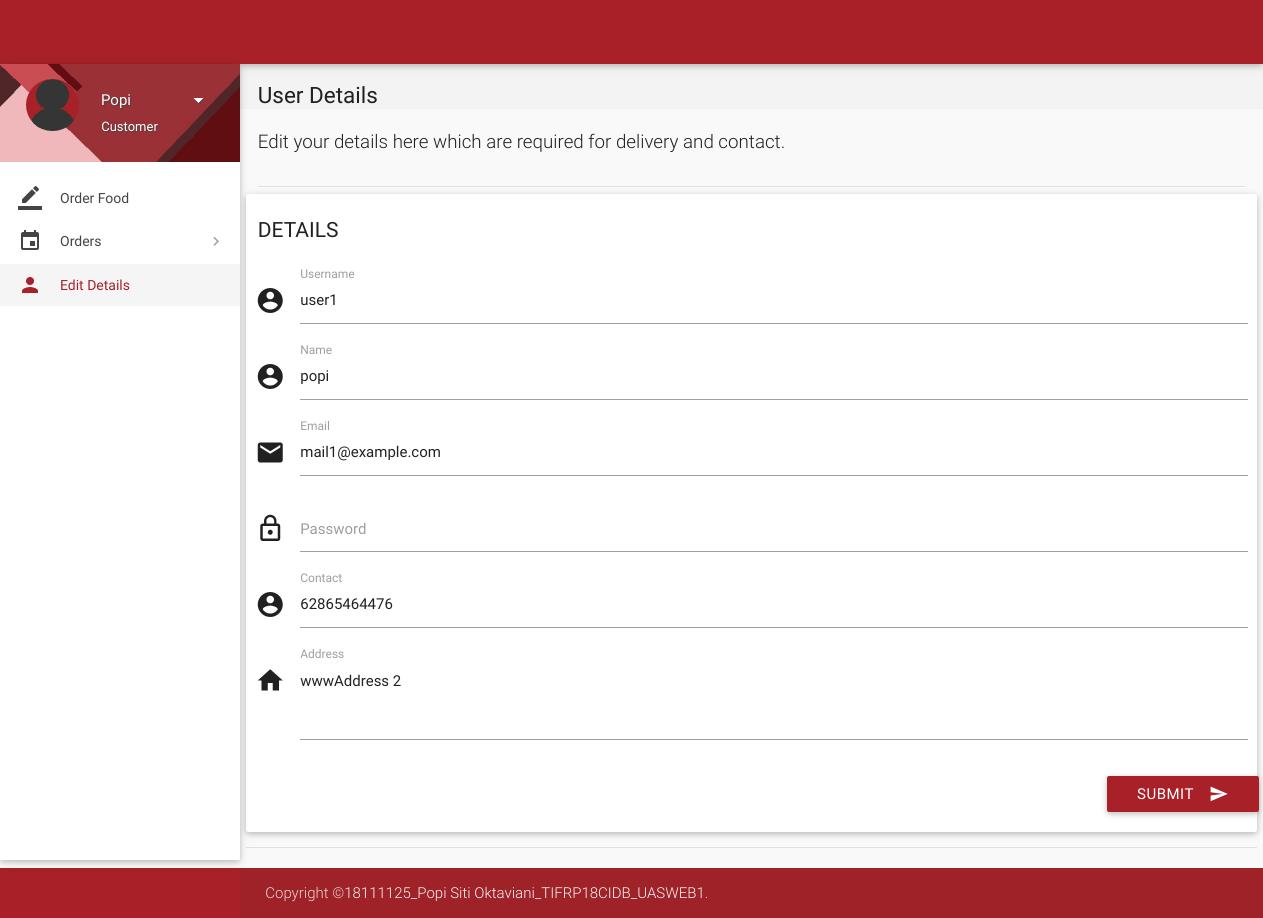
Page /account/details.php (signed in) on the committed database.
### tables this page shows
CREATE TABLE `users` (
  `id` int(11) NOT NULL,
  `role` varchar(15) NOT NULL DEFAULT 'Customer',
  `name` varchar(15) NOT NULL,
  `username` varchar(100) NOT NULL,
  `password` varchar(16) NOT NULL,
  `email` varchar(35) DEFAULT NULL,
  `address` varchar(300) DEFAULT NULL,
  `contact` bigint(11) NOT NULL,
  `verified` tinyint(1) NOT NULL DEFAULT 0,
  `deleted` tinyint(4) NOT NULL DEFAULT 0
);

### account/includes/connect.php (called while the page is built, shortened)
<?php
$role = $_SESSION['role'];
?>

### account/details.php (the view, shortened to what this page needs)
<?php
include 'includes/connect.php';
$user_id = $_SESSION['user_id'];
$result = mysqli_query($con, "SELECT * FROM users where id = $user_id");
while($row = mysqli_fetch_array($result)){
$name = $row['name'];
$address = $row['address'];
$contact = $row['contact'];
$email = $row['email'];
$username = $row['username'];
}
	if($_SESSION['customer_sid']==session_id())
	{
		?>
<!DOCTYPE html>
<html lang="en">
<head>
  <link href="css/materialize.min.css" type="text/css" rel="stylesheet" media="screen,projection">
  <link href="css/style.min.css" type="text/css" rel="stylesheet" media="screen,projection">
  <link href="css/custom/custom.min.css" type="text/css" rel="stylesheet" media="screen,projection">
  <link href="js/plugins/perfect-scrollbar/perfect-scrollbar.css" type="text/css" rel="stylesheet" media="screen,projection">
</head>
<body>
  <header id="header" class="page-topbar">
        <div class="navbar-fixed">
            <nav class="navbar-color">
                <div class="nav-wrapper">
                    <ul class="left">
                      <li><h1 class="logo-wrapper"><a href="index.php" class="brand-logo darken-1"><img src="images/materialize-logo.png" alt="logo"></a> <span class="logo-text">Logo</span></h1></li>
                    </ul>
                </div>
            </nav>
        </div>
  </header>
  <div id="main">
    <div class="wrapper">
      <aside id="left-sidebar-nav">
        <ul id="slide-out" class="side-nav fixed leftside-navigation">
            <li class="user-details cyan darken-2">
            <div class="row">
                <div class="col col s4 m4 l4">
                    <img src="images/avatar.jpg" alt="" class="circle responsive-img valign profile-image">
                </div>
                <div class="col col s8 m8 l8">
                    <a class="btn-flat dropdown-button waves-effect waves-light white-text profile-btn" href="#" data-activates="profile-dropdown"><?php echo $name;?> <i class="mdi-navigation-arrow-drop-down right"></i></a>
                    <p class="user-roal"><?php echo $role;?></p>
                </div>
            </div>
            </li>
            <li class="bold"><a href="index.php" class="waves-effect waves-cyan"><i class="mdi-editor-border-color"></i> Order Food</a>
            </li>
                <li class="no-padding">
                    <ul class="collapsible collapsible-accordion">
                        <li class="bold"><a class="collapsible-header waves-effect waves-cyan"><i class="mdi-editor-insert-invitation"></i> Orders</a>
                        </li>
                    </ul>
                </li>
            <li class="bold active"><a href="details.php" class="waves-effect waves-cyan"><i class="mdi-social-person"></i> Edit Details</a>
            </li>
        </ul>
        </aside>
      <section id="content">
        <div id="breadcrumbs-wrapper">
          <div class="container">
            <div class="row">
              <div class="col s12 m12 l12">
                <h5 class="breadcrumbs-title">User Details</h5>
              </div>
            </div>
          </div>
        </div>
        <div class="container">
          <p class="caption">Edit your details here which are required for delivery and contact.</p>
          <div class="divider"></div>
            <div class="row">
              <div class="col s12 m4 l3">
                <h4 class="header">Details</h4>
              </div>
<div>
                <div class="card-panel">
                  <div class="row">
                    <form class="formValidate" id="formValidate" method="post" action="routers/details-router.php" novalidate="novalidate"class="col s12">
                      <div class="row">
                        <div class="input-field col s12">
                          <i class="mdi-action-account-circle prefix"></i>
                          <input name="username" id="username" type="text" value="<?php echo $username;?>" data-error=".errorTxt1">
                          <label for="username" class="">Username</label>
                        </div>
                      </div>
                      <div class="row">
                        <div class="input-field col s12">
                          <i class="mdi-action-account-circle prefix"></i>
                          <input name="name" id="name" type="text" value="<?php echo $name;?>" data-error=".errorTxt2">
                          <label for="name" class="">Name</label>
                        </div>
                      </div>
                      <div class="row">
                        <div class="input-field col s12">
                          <i class="mdi-communication-email prefix"></i>
                          <input name="email" id="email" type="email" value="<?php echo $email;?>" data-error=".errorTxt3">
                          <label for="email" class="">Email</label>
                        </div>
                      </div>
                      <div class="row">
                        <div class="input-field col s12">
                          <i class="mdi-action-lock-outline prefix"></i>
                          <input name="password" id="password" type="password" data-error=".errorTxt4">
                          <label for="password" class="">Password</label>
                        </div>
                      </div>
                      <div class="row">
                        <div class="input-field col s12">
                          <i class="mdi-action-account-circle prefix"></i>
                          <input name="phone" id="phone" type="number" value="<?php echo $contact;?>" data-error=".errorTxt5">
                          <label for="phone" class="">Contact</label>
                        </div>
                      </div>
                      <div class="row">
                        <div class="input-field col s12">
                          <i class="mdi-action-home prefix"></i>
                          <textarea name="address" id="address" class="materialize-textarea validate" data-error=".errorTxt6"><?php echo $address;?></textarea>
                          <label for="address" class="">Address</label>
                        </div>
                        <div class="row">
                          <div class="input-field col s12">
                            <button class="btn cyan waves-effect waves-light right" type="submit" name="action">Submit
                              <i class="mdi-content-send right"></i>
                            </button>
                          </div>
                        </div>
                      </div>
                    </form>
                  </div>
                </div>
              </div>
            <div class="divider"></div>
          </div>
      </section>
    </div>
  </div>
  <footer class="page-footer">
    <div class="footer-copyright">
      <div class="container">
        <span>Copyright ©<a class="grey-text text-lighten-4" href="#" target="_blank">18111125_Popi Siti Oktaviani_TIFRP18CIDB_UASWEB1</a>.</span>
        </div>
    </div>
  </footer>
</body>
</html>
<?php
	}
?>

### account/details.php (style rules this page uses)
.input-field label.active { width:100%; }

### rows in the picture
users: name "Popi", username "user1", name "popi", email "mail1@example.com", phone "62865464476", address "wwwAddress 2"

### other values in the picture
$role "Customer"
